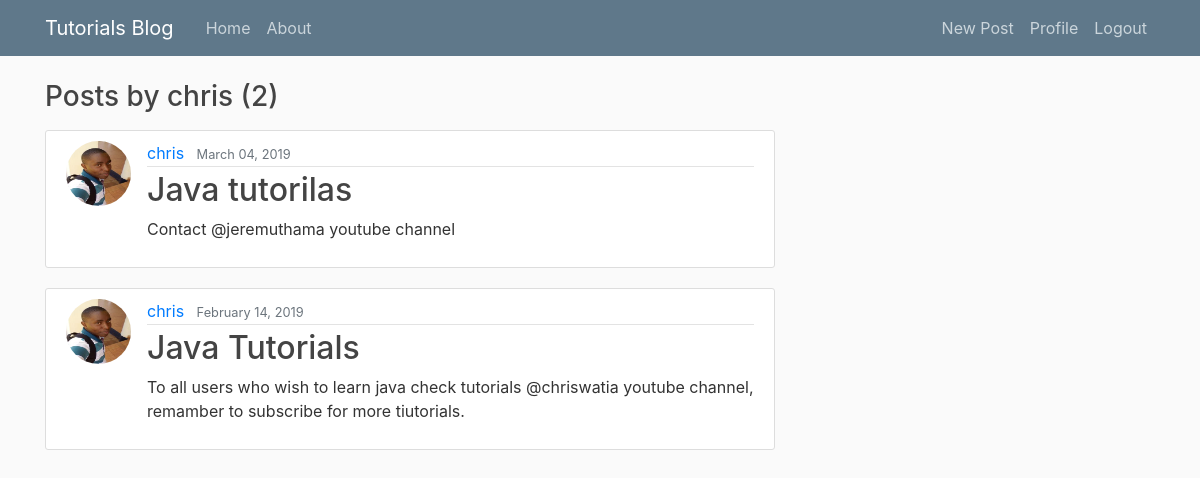
Page /user/chris (signed in) on the committed database.
### blog/models.py (models this page shows, shortened)
class Post(models.Model):
    title = models.CharField(max_length=100)
    content = models.TextField()
    date_posted = models.DateTimeField(default=timezone.now)
    author = models.ForeignKey(User, on_delete=models.CASCADE)

### users/models.py (models this page shows, shortened)
class Profile(models.Model):
    user = models.OneToOneField(User, on_delete=models.CASCADE)
    image = models.ImageField(default='default.jpg', upload_to='profile_pics')

### blog/views.py (the view)
# urls.py: path('user/<str:username>', UserPostListView.as_view(), name='user-posts'),
class UserPostListView(LoginRequiredMixin, ListView):
    model = Post
    template_name = 'blog/user_posts.html'
    context_object_name = 'posts'
    paginate_by = 5
    def get_queryset(self):
        user = get_object_or_404(User, username=self.kwargs.get('username'))
        return Post.objects.filter(author=user).order_by('-date_posted')

### blog/templates/blog/user_posts.html (shortened to what this page needs)
{% extends "blog/base.html" %}
{% block content %}
    <h3 class="mb-3">Posts by {{ view.kwargs.username }} ({{ page_obj.paginator.count }})</h3>
    {% for post in posts %}
        <article class="media content-section">
          <img class="rounded-circle article-img" src="{{ post.author.profile.image.url }}">
          <div class="media-body">
            <div class="article-metadata">
              <a class="mr-2" href="{% url 'user-posts' post.author.username %}">{{ post.author }}</a>
              <small class="text-muted">{{ post.date_posted|date:"F d, Y" }}</small>
            </div>
            <h2><a class="article-title" href="{% url 'post-detail' post.id %}">{{ post.title }}</a></h2>
            <p class="article-content">{{ post.content }}</p>
          </div>
        </article>
    {% endfor %}
{% endblock content %}

### blog/static/blog/main.css (style rules this page uses)
body { background: #fafafa; color: #333333; margin-top: 5rem; }
h1, h2, h3, h4, h5, h6 { color: #444444; }
.content-section { background: #ffffff; padding: 10px 20px; border: 1px solid #dddddd; border-radius: 3px; margin-bottom: 20px; }
.article-title { color: #444444; }
.article-content { white-space: pre-line; }
.article-img { height: 65px; width: 65px; margin-right: 16px; }
.article-metadata { padding-bottom: 1px; margin-bottom: 4px; border-bottom: 1px solid #e3e3e3 }

### rows in the picture
Post: author.profile.image (picture), author "chris", date_posted "March 04, 2019", title "Java tutorilas", content "Contact @jeremuthama youtube channel"
Post: author.profile.image (picture), author "chris", date_posted "February 14, 2019", title "Java Tutorials", content "To all users who wish to learn java check tutorials @chriswatia youtube channel, remamber to subscribe for more tiutorials."

### other values in the picture
{{ view.kwargs.username }} "chris"
{{ page_obj.paginator.count }} "2"
